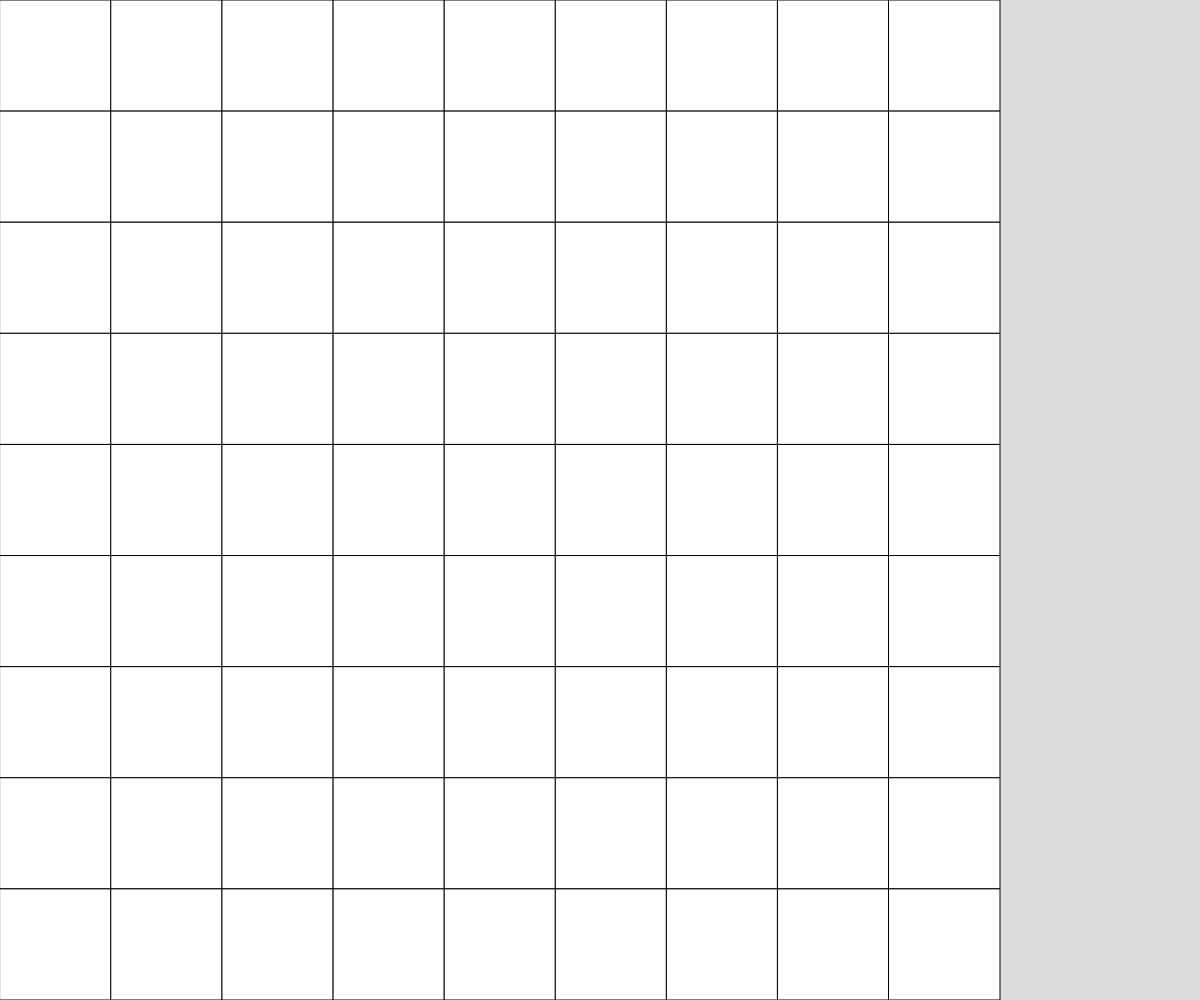
Frame 1 (no input)
Frame 60 (no input): identical to frame 1, image omitted
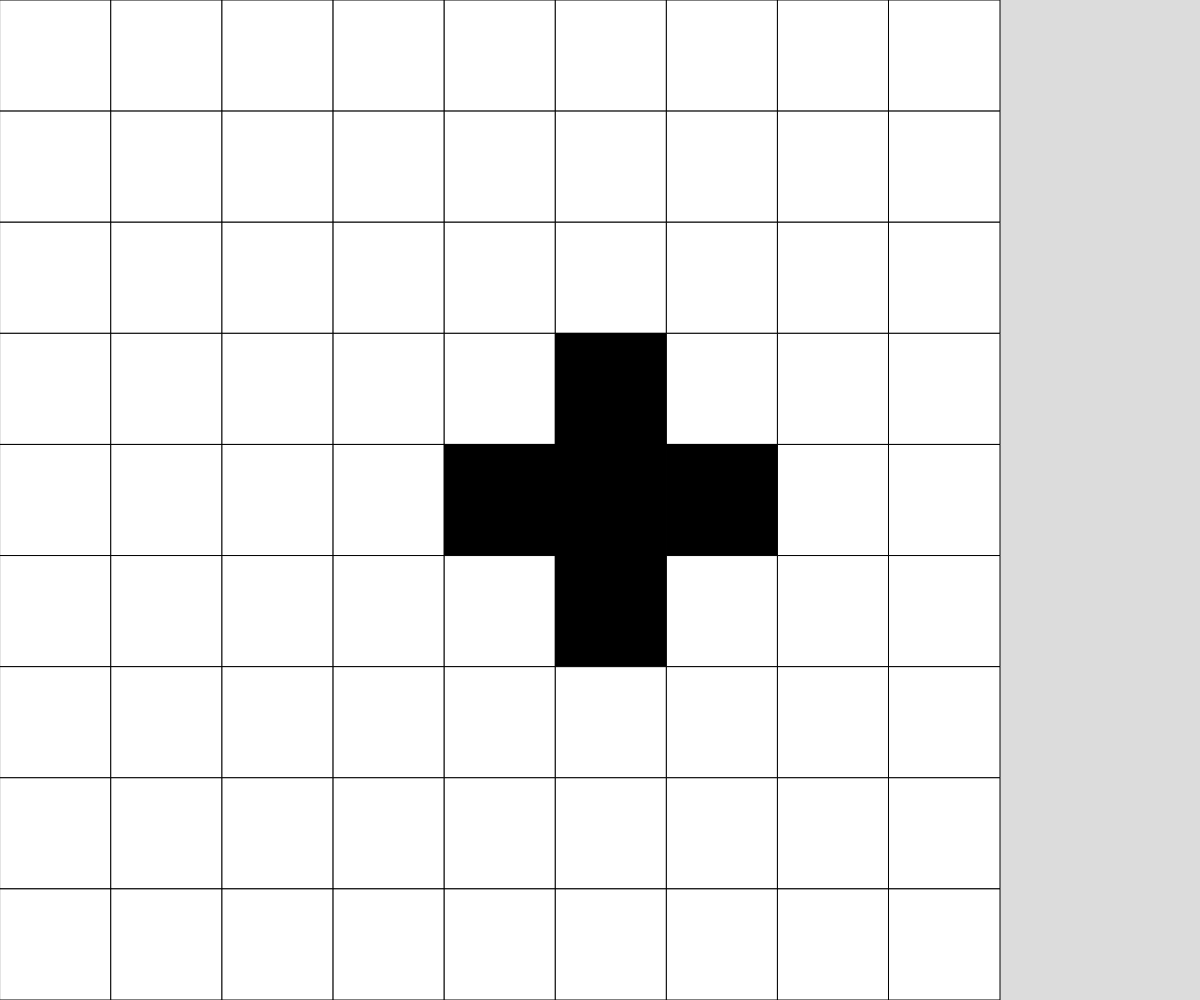
Frame 120 (the mouse pressed at the canvas centre since frame 60)

The p5.js sketch that drew these frames (run headless with seeded random() and noise() and a simulated clock; from frame 60 on, the mouse is pressed at the canvas centre):

// p5.js sketch
// ── sketch.js
// Project Title
// Your Name
// Date
//
// Extra for Experts:
// - describe what you did to take this project "above and beyond"

let grid;
let cellSize;
const GRID_SIZE = 9;

function setup() {
  createCanvas(windowWidth, windowHeight);
  grid = genEmptGrid(GRID_SIZE, GRID_SIZE);

  if (height > width) {
    cellSize = width/GRID_SIZE;
  }
  else {
    cellSize = height/GRID_SIZE;
  }
}

function draw() {
  background(220);
  displayGrid();
}

function mousePressed() {
  let y = Math.floor(mouseY/cellSize);
  let x = Math.floor(mouseX/cellSize);

  toggleCell(x, y); // current cell
  toggleCell(x, y - 1); // north neigbour
  toggleCell(x, y + 1); // south
  toggleCell(x + 1, y); // east
  toggleCell(x - 1, y); // west
}

function toggleCell(x, y) {
  if (x >= 0 && x < GRID_SIZE && y >= 0 && y < GRID_SIZE) {
    if (grid[y][x] === 0) {
      grid[y][x] = 1;
    }
    else if (grid[y][x] === 1) {
      grid[y][x] = 0;
    }
  }
}

function displayGrid() {
  for(let y = 0; y < GRID_SIZE; y++) {
    for (let x = 0; x < GRID_SIZE; x++) {
      if (grid[y][x] === 0) {
        fill("white");
      }
      else if (grid[y][x] === 1) {
        fill("black");
      }
      rect(x * cellSize, y * cellSize, cellSize, cellSize);
    }
  }
}

function genRandGrid(cols, rows) {
  let newGrid = [];
  for (let y = 0; y < rows; y++) {
    newGrid.push([]);
    for (let x = 0; x < cols; x++) {
      if (random(100) < 50) {
        newGrid[y].push(0);
      }
      else {
        newGrid[y].push(1);
      }
    }

  }  
}


function genEmptGrid(cols, rows) {
  let newGrid = [];
  for (let y = 0; y < rows; y++) {
    newGrid.push([]);
    for (let x = 0; x < cols; x++) {
      newGrid[y].push(0);
    }
  }  
  return newGrid;
}
